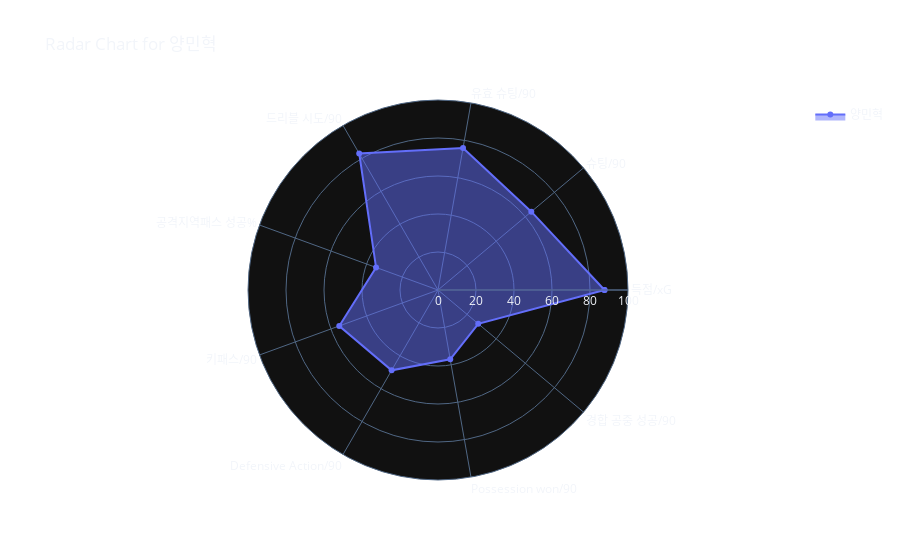

The notebook cell this image was saved under:
### Code cell
mh_radar = RadarChart('양민혁', df)
mh_radar.plot()

### Figure 1 — Plotly figure (JSON) as saved in the notebook; plotly's stock layout.template omitted (floating-point values rounded to 4 significant figures)
{"data": [{"fill": "toself", "name": "양민혁", "r": [87.65, 64.12, 75.88, 82.94, 34.71, 55.29, 48.82, 37.06, 27.65, 87.65], "theta": ["득점/xG", "슈팅/90", "유효 슈팅/90", "드리블 시도/90", "공격지역패스 성공%", "키패스/90", "Defensive Action/90", "Possession won/90", "경합 공중 성공/90", "득점/xG"], "type": "scatterpolar"}], "layout": {"polar": {"radialaxis": {"visible": true, "range": [0, 100]}}, "showlegend": true, "title": {"text": "Radar Chart for 양민혁"}, "plot_bgcolor": "rgba(0, 0, 0, 0)", "paper_bgcolor": "rgba(0, 0, 0, 0)"}}
